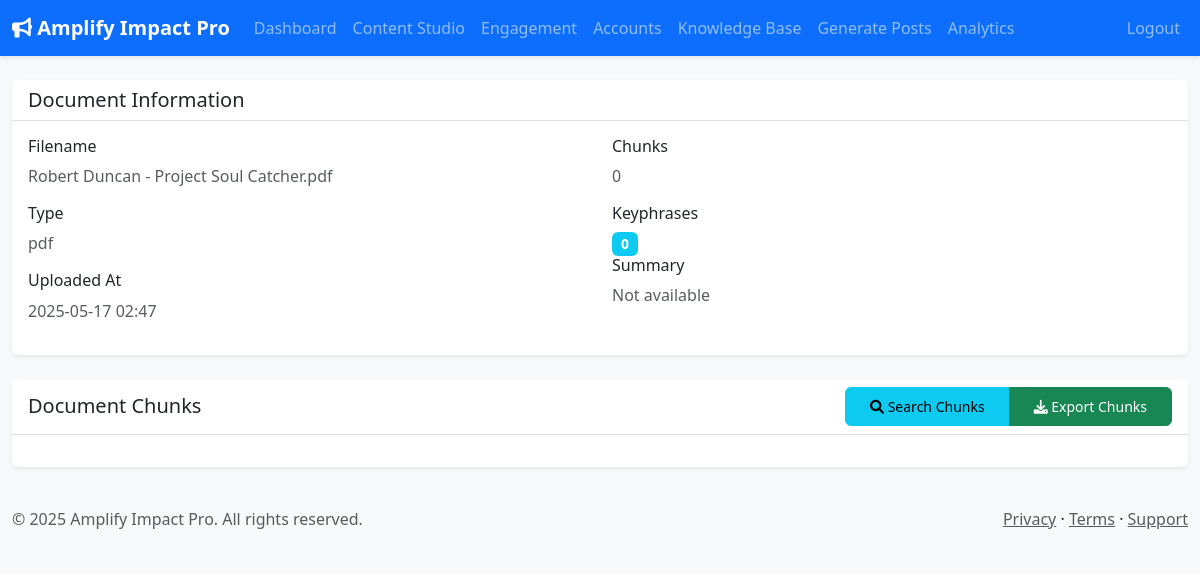
Page /knowledge-base/documents/7 (signed in) on the committed database.
### app/models.py (models this page shows, shortened)
class KnowledgeDocument(db.Model):
    id = db.Column(db.Integer, primary_key=True)
    portal_user_id = db.Column(db.Integer, db.ForeignKey('portal_user.id'), nullable=False)
    filename = db.Column(db.String(255), nullable=False)
    original_filename = db.Column(db.String(255))
    file_type = db.Column(db.String(10))
    status = db.Column(db.String(50), default="uploaded")
    processed_at = db.Column(db.DateTime)
    uploaded_at = db.Column(db.DateTime, default=lambda: datetime.now(timezone.utc))
    portal_user = db.relationship('PortalUser', backref=db.backref('knowledge_documents', lazy=True))
    chunks = db.relationship('KnowledgeChunk', backref='document', lazy='dynamic', cascade="all, delete-orphan")

### app/routes/knowledge_base.py (the view)
@kb_bp.route('/documents/<int:document_id>')
@login_required
def view_document(document_id):
    document = KnowledgeDocument.query.get_or_404(document_id)
    if document.portal_user_id != current_user.id:
        flash('Unauthorized access to document.', 'danger')
        return redirect(url_for('kb_bp.manage_knowledge_base'))
    chunks = KnowledgeChunk.query.filter_by(document_id=document_id)\
        .order_by(KnowledgeChunk.id.asc())\
        .all()
    return render_template(
        'knowledge_base/view.html',
        document=document,
        chunks=chunks,
        title=f"{document.original_filename} - Document"
    )

### app/models.py (called while the page is built)
@login_manager.user_loader
def load_user(id):
    return db.session.get(PortalUser, int(id))

### app/templates/knowledge_base/view.html (shortened to what this page needs)
{% extends "base.html" %}
{% block content %}
<div class="row">
    <div class="col-12 mb-4">
        <div class="card">
            <div class="card-header">
                <h5 class="card-title mb-0">Document Information</h5>
            </div>
            <div class="card-body">
                <div class="row">
                    <div class="col-md-6">
                        <h6>Filename</h6>
                        <p class="text-muted">{{ document.original_filename }}</p>
                        <h6>Type</h6>
                        <p class="text-muted">{{ document.file_type }}</p>
                        <h6>Uploaded At</h6>
                        <p class="text-muted">{{ document.uploaded_at.strftime('%Y-%m-%d %H:%M') }}</p>
                    </div>
                    <div class="col-md-6">
                        <h6>Chunks</h6>
                        <p class="text-muted">{{ document.chunks.count() }}</p>
                        <h6>Keyphrases</h6>
                        <div class="badge bg-info me-1" style="font-size: 0.875rem;">
                            {{ document.keyphrases|length }}
                        </div>
                        <h6>Summary</h6>
                        <p class="text-muted">{{ document.summary if document.summary else 'Not available' }}</p>
                    </div>
                </div>
            </div>
        </div>
    </div>
    <div class="col-12">
        <div class="card">
            <div class="card-header d-flex justify-content-between align-items-center">
                <h5 class="card-title mb-0">Document Chunks</h5>
                <div class="btn-group">
                    <button type="button" class="btn btn-sm btn-info" id="search-chunks">
                        <i class="fas fa-search"></i> Search Chunks
                    </button>
                    <button type="button" class="btn btn-sm btn-success" id="export-chunks">
                        <i class="fas fa-download"></i> Export Chunks
                    </button>
                </div>
            </div>
            <div class="card-body">
            </div>
        </div>
    </div>
</div>
{% endblock %}

### app/static/css/style.css (style rules this page uses)
body { background-color: #f8f9fa; }
.card { border: none; box-shadow: 0 0.125rem 0.25rem rgba(0,0,0,0.075); }
.card-header { background-color: #fff; border-bottom: 1px solid rgba(0,0,0,0.125); }
.btn { padding: 0.5rem 1.5rem; border-radius: 0.375rem; }
.badge { font-size: 0.875rem; padding: 0.35em 0.65em; }

### rows in the picture
KnowledgeDocument: original_filename "Robert Duncan - Project Soul Catcher.pdf", file_type "pdf", uploaded_at "2025-05-17 02:47"

### other values in the picture
{{ document.chunks.count() }} "0"
{{ document.keyphrases|length }} "0"
{{ document.summary if document.summary else 'Not available' }} "Not available"
